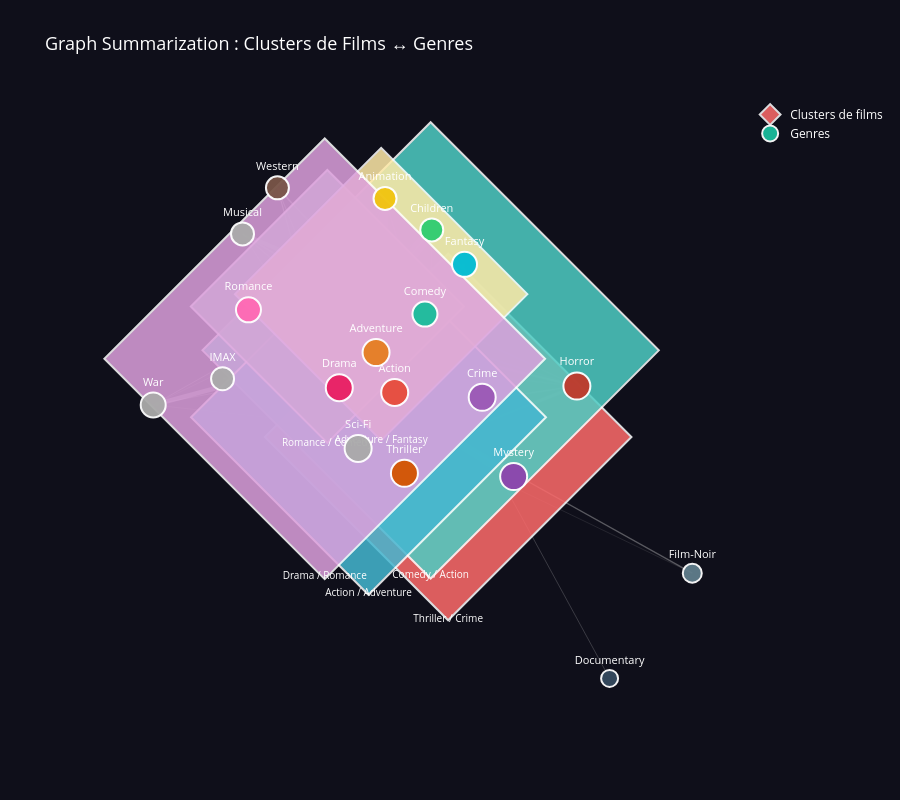

The notebook cell this image was saved under:
### Code cell
from sklearn.cluster import KMeans
from sklearn.preprocessing import MultiLabelBinarizer
import numpy as np

# ── 1. Encoder les genres de chaque film en vecteur binaire ───
mlb = MultiLabelBinarizer()
genre_matrix = mlb.fit_transform(
    df_sample['genres'].str.split('|')
)

# ── 2. KMeans pour regrouper les films similaires ──────────────
N_CLUSTERS = 6  # ajustez selon vos besoins
km = KMeans(n_clusters=N_CLUSTERS, random_state=42, n_init=10)
df_sample['cluster'] = km.fit_predict(genre_matrix)

# Nommer chaque cluster par ses genres dominants
def cluster_label(cluster_id):
    films_in_cluster = df_sample[df_sample['cluster'] == cluster_id]
    all_genres = films_in_cluster['genres'].str.split('|').explode()
    top_genres = all_genres.value_counts().head(2).index.tolist()
    return ' / '.join(top_genres)

cluster_names = {i: cluster_label(i) for i in range(N_CLUSTERS)}

# ── 3. Construction du graphe summarisé ───────────────────────
G_summary = nx.Graph()

# Ajouter les super-noeuds (clusters de films)
for cluster_id in range(N_CLUSTERS):
    films_in_cluster = df_sample[df_sample['cluster'] == cluster_id]
    avg_rating = round(films_in_cluster['mean_rating'].mean(), 2)
    
    G_summary.add_node(f"cluster_{cluster_id}",
                       type='cluster',
                       label=cluster_names[cluster_id],
                       size=len(films_in_cluster),
                       avg_rating=avg_rating,
                       films=films_in_cluster['title'].tolist())

# Ajouter les noeuds genres
for genre in genre_nodes:
    G_summary.add_node(genre, type='genre', title=genre)

# Ajouter les liens cluster → genre (avec poids = nb de films)
for cluster_id in range(N_CLUSTERS):
    films_in_cluster = df_sample[df_sample['cluster'] == cluster_id]
    genre_counts = (films_in_cluster['genres']
                    .str.split('|').explode()
                    .value_counts())
    
    for genre, count in genre_counts.items():
        if genre in G_summary.nodes:
            G_summary.add_edge(f"cluster_{cluster_id}", genre, weight=count)

# ── 4. Layout et visualisation ─────────────────────────────────
pos_summary = nx.spring_layout(G_summary, seed=42, k=1.2)

cluster_colors = ['#FF6B6B','#4ECDC4','#45B7D1','#96CEB4','#FFEAA7','#DDA0DD']

# Edges avec épaisseur proportionnelle au poids
edge_traces_summary = []
for u, v, data in G_summary.edges(data=True):
    x0, y0 = pos_summary[u]
    x1, y1 = pos_summary[v]
    edge_traces_summary.append(go.Scatter(
        x=[x0, x1, None], y=[y0, y1, None],
        mode='lines',
        line=dict(width=data['weight'] * 0.3, color='rgba(200,200,200,0.4)'),
        hoverinfo='none',
        showlegend=False
    ))

# Noeuds clusters (super-noeuds)
cluster_nodes_list = [n for n, d in G_summary.nodes(data=True) if d['type'] == 'cluster']
cx, cy, c_text, c_hover, c_sizes, c_colors = [], [], [], [], [], []

for i, node in enumerate(cluster_nodes_list):
    x, y = pos_summary[node]
    d = G_summary.nodes[node]
    cx.append(x)
    cy.append(y)
    c_text.append(d['label'])
    c_sizes.append(30 + d['size'] * 3)
    c_colors.append(cluster_colors[i % len(cluster_colors)])
    
    films_preview = '<br>'.join([f"• {f}" for f in d['films'][:5]])
    c_hover.append(
        f"<b>Cluster : {d['label']}</b><br>"
        f"Nombre de films : {d['size']}<br>"
        f"Rating moyen : {d['avg_rating']}<br><br>"
        f"Films (extrait) :<br>{films_preview}"
    )

cluster_trace_summary = go.Scatter(
    x=cx, y=cy,
    mode='markers+text',
    name='Clusters de films',
    text=c_text,
    textposition='bottom center',
    textfont=dict(size=10, color='white'),
    hovertext=c_hover,
    hoverinfo='text',
    marker=dict(size=c_sizes, color=c_colors, opacity=0.85,
                line=dict(width=2, color='white'),
                symbol='diamond')  # ← forme différente pour distinguer
)

# Noeuds genres (identiques à avant)
gx, gy, g_text, g_hover, g_colors_s = [], [], [], [], []
genre_nodes_summary = [n for n, d in G_summary.nodes(data=True) if d['type'] == 'genre']

for node in genre_nodes_summary:
    x, y = pos_summary[node]
    gx.append(x)
    gy.append(y)
    g_text.append(node)
    g_colors_s.append(genre_colors.get(node, '#aaaaaa'))
    g_hover.append(f"<b>Genre : {node}</b><br>Connexions : {G_summary.degree(node)}")

genre_trace_summary = go.Scatter(
    x=gx, y=gy,
    mode='markers+text',
    name='Genres',
    text=g_text,
    textposition='top center',
    textfont=dict(size=11, color='white'),
    hovertext=g_hover,
    hoverinfo='text',
    marker=dict(
        size=[15 + G_summary.degree(n) * 2 for n in genre_nodes_summary],
        color=g_colors_s, opacity=0.95,
        line=dict(width=2, color='white')
    )
)

# ── 5. Figure finale ───────────────────────────────────────────
fig_summary = go.Figure(
    data=edge_traces_summary + [cluster_trace_summary, genre_trace_summary],
    layout=go.Layout(
        title=dict(text='Graph Summarization : Clusters de Films ↔ Genres',
                   font=dict(size=18, color='white')),
        plot_bgcolor='#0f0f1a',
        paper_bgcolor='#0f0f1a',
        font=dict(color='white'),
        height=800,
        hovermode='closest',
        showlegend=True,
        xaxis=dict(showgrid=False, zeroline=False, showticklabels=False),
        yaxis=dict(showgrid=False, zeroline=False, showticklabels=False),
    )
)

fig_summary.show()

### Figure 1 — Plotly figure (JSON) as saved in the notebook; plotly's stock layout.template omitted (floating-point values rounded to 4 significant figures)
{"data": [{"hoverinfo": "none", "line": {"color": "rgba(200,200,200,0.4)", "width": 22.8}, "mode": "lines", "showlegend": false, "type": "scatter", "x": [0.1182, 0.02072, null], "y": [-0.217, -0.3348, null]}, {"hoverinfo": "none", "line": {"color": "rgba(200,200,200,0.4)", "width": 15.3}, "mode": "lines", "showlegend": false, "type": "scatter", "x": [0.1182, 0.1941, null], "y": [-0.217, -0.08827, null]}, {"hoverinfo": "none", "line": {"color": "rgba(200,200,200,0.4)", "width": 11.1}, "mode": "lines", "showlegend": false, "type": "scatter", "x": [0.1182, -0.0009184, null], "y": [-0.217, -0.07269, null]}, {"hoverinfo": "none", "line": {"color": "rgba(200,200,200,0.4)", "width": 10.2}, "mode": "lines", "showlegend": false, "type": "scatter", "x": [0.1182, -0.1245, null], "y": [-0.217, -0.05725, null]}, {"hoverinfo": "none", "line": {"color": "rgba(200,200,200,0.4)", "width": 9.9}, "mode": "lines", "showlegend": false, "type": "scatter", "x": [0.1182, 0.2642, null], "y": [-0.217, -0.3453, null]}, {"hoverinfo": "none", "line": {"color": "rgba(200,200,200,0.4)", "width": 3.3}, "mode": "lines", "showlegend": false, "type": "scatter", "x": [0.1182, 0.4052, null], "y": [-0.217, -0.05179, null]}, {"hoverinfo": "none", "line": {"color": "rgba(200,200,200,0.4)", "width": 2.7}, "mode": "lines", "showlegend": false, "type": "scatter", "x": [0.1182, -0.08242, null], "y": [-0.217, -0.2541, null]}, {"hoverinfo": "none", "line": {"color": "rgba(200,200,200,0.4)", "width": 2.4}, "mode": "lines", "showlegend": false, "type": "scatter", "x": [0.1182, 0.06648, null], "y": [-0.217, 0.1816, null]}, {"hoverinfo": "none", "line": {"color": "rgba(200,200,200,0.4)", "width": 1.2}, "mode": "lines", "showlegend": false, "type": "scatter", "x": [0.1182, 0.6624, null], "y": [-0.217, -0.6587, null]}, {"hoverinfo": "none", "line": {"color": "rgba(200,200,200,0.4)", "width": 0.6}, "mode": "lines", "showlegend": false, "type": "scatter", "x": [0.1182, -0.3269, null], "y": [-0.217, 0.1954, null]}, {"hoverinfo": "none", "line": {"color": "rgba(200,200,200,0.4)", "width": 0.6}, "mode": "lines", "showlegend": false, "type": "scatter", "x": [0.1182, -0.3847, null], "y": [-0.217, -0.02807, null]}, {"hoverinfo": "none", "line": {"color": "rgba(200,200,200,0.4)", "width": 0.6}, "mode": "lines", "showlegend": false, "type": "scatter", "x": [0.1182, -0.04251, null], "y": [-0.217, 0.05689, null]}, {"hoverinfo": "none", "line": {"color": "rgba(200,200,200,0.4)", "width": 0.3}, "mode": "lines", "showlegend": false, "type": "scatter", "x": [0.1182, 0.1547, null], "y": [-0.217, 0.3429, null]}, {"hoverinfo": "none", "line": {"color": "rgba(200,200,200,0.4)", "width": 0.3}, "mode": "lines", "showlegend": false, "type": "scatter", "x": [0.1182, -0.5393, null], "y": [-0.217, -0.1131, null]}, {"hoverinfo": "none", "line": {"color": "rgba(200,200,200,0.4)", "width": 31.2}, "mode": "lines", "showlegend": false, "type": "scatter", "x": [0.07916, 0.06648, null], "y": [0.06392, 0.1816, null]}, {"hoverinfo": "none", "line": {"color": "rgba(200,200,200,0.4)", "width": 6.6}, "mode": "lines", "showlegend": false, "type": "scatter", "x": [0.07916, -0.0009184, null], "y": [0.06392, -0.07269, null]}, {"hoverinfo": "none", "line": {"color": "rgba(200,200,200,0.4)", "width": 6.6}, "mode": "lines", "showlegend": false, "type": "scatter", "x": [0.07916, -0.1245, null], "y": [0.06392, -0.05725, null]}, {"hoverinfo": "none", "line": {"color": "rgba(200,200,200,0.4)", "width": 6.3}, "mode": "lines", "showlegend": false, "type": "scatter", "x": [0.07916, 0.1941, null], "y": [0.06392, -0.08827, null]}, {"hoverinfo": "none", "line": {"color": "rgba(200,200,200,0.4)", "width": 4.8}, "mode": "lines", "showlegend": false, "type": "scatter", "x": [0.07916, -0.04251, null], "y": [0.06392, 0.05689, null]}, {"hoverinfo": "none", "line": {"color": "rgba(200,200,200,0.4)", "width": 4.8}, "mode": "lines", "showlegend": false, "type": "scatter", "x": [0.07916, -0.08242, null], "y": [0.06392, -0.2541, null]}, {"hoverinfo": "none", "line": {"color": "rgba(200,200,200,0.4)", "width": 2.4}, "mode": "lines", "showlegend": false, "type": "scatter", "x": [0.07916, 0.4052, null], "y": [0.06392, -0.05179, null]}, {"hoverinfo": "none", "line": {"color": "rgba(200,200,200,0.4)", "width": 2.1}, "mode": "lines", "showlegend": false, "type": "scatter", "x": [0.07916, 0.1547, null], "y": [0.06392, 0.3429, null]}, {"hoverinfo": "none", "line": {"color": "rgba(200,200,200,0.4)", "width": 1.5}, "mode": "lines", "showlegend": false, "type": "scatter", "x": [0.07916, 0.08163, null], "y": [0.06392, 0.4545, null]}, {"hoverinfo": "none", "line": {"color": "rgba(200,200,200,0.4)", "width": 1.5}, "mode": "lines", "showlegend": false, "type": "scatter", "x": [0.07916, -0.2624, null], "y": [0.06392, 0.5912, null]}, {"hoverinfo": "none", "line": {"color": "rgba(200,200,200,0.4)", "width": 1.5}, "mode": "lines", "showlegend": false, "type": "scatter", "x": [0.07916, -0.3402, null], "y": [0.06392, 0.4418, null]}, {"hoverinfo": "none", "line": {"color": "rgba(200,200,200,0.4)", "width": 1.2}, "mode": "lines", "showlegend": false, "type": "scatter", "x": [0.07916, -0.02248, null], "y": [0.06392, 0.5567, null]}, {"hoverinfo": "none", "line": {"color": "rgba(200,200,200,0.4)", "width": 0.6}, "mode": "lines", "showlegend": false, "type": "scatter", "x": [0.07916, -0.5393, null], "y": [0.06392, -0.1131, null]}, {"hoverinfo": "none", "line": {"color": "rgba(200,200,200,0.4)", "width": 0.6}, "mode": "lines", "showlegend": false, "type": "scatter", "x": [0.07916, 0.4781, null], "y": [0.06392, -1, null]}, {"hoverinfo": "none", "line": {"color": "rgba(200,200,200,0.4)", "width": 0.6}, "mode": "lines", "showlegend": false, "type": "scatter", "x": [0.07916, 0.02072, null], "y": [0.06392, -0.3348, null]}, {"hoverinfo": "none", "line": {"color": "rgba(200,200,200,0.4)", "width": 0.3}, "mode": "lines", "showlegend": false, "type": "scatter", "x": [0.07916, 0.2642, null], "y": [0.06392, -0.3453, null]}, {"hoverinfo": "none", "line": {"color": "rgba(200,200,200,0.4)", "width": 23.7}, "mode": "lines", "showlegend": false, "type": "scatter", "x": [-0.05935, -0.0009184, null], "y": [-0.1531, -0.07269, null]}, {"hoverinfo": "none", "line": {"color": "rgba(200,200,200,0.4)", "width": 18.6}, "mode": "lines", "showlegend": false, "type": "scatter", "x": [-0.05935, -0.04251, null], "y": [-0.1531, 0.05689, null]}, {"hoverinfo": "none", "line": {"color": "rgba(200,200,200,0.4)", "width": 18}, "mode": "lines", "showlegend": false, "type": "scatter", "x": [-0.05935, -0.08242, null], "y": [-0.1531, -0.2541, null]}, {"hoverinfo": "none", "line": {"color": "rgba(200,200,200,0.4)", "width": 13.5}, "mode": "lines", "showlegend": false, "type": "scatter", "x": [-0.05935, 0.02072, null], "y": [-0.1531, -0.3348, null]}, {"hoverinfo": "none", "line": {"color": "rgba(200,200,200,0.4)", "width": 3.9}, "mode": "lines", "showlegend": false, "type": "scatter", "x": [-0.05935, -0.3847, null], "y": [-0.1531, -0.02807, null]}, {"hoverinfo": "none", "line": {"color": "rgba(200,200,200,0.4)", "width": 1.5}, "mode": "lines", "showlegend": false, "type": "scatter", "x": [-0.05935, 0.4052, null], "y": [-0.1531, -0.05179, null]}, {"hoverinfo": "none", "line": {"color": "rgba(200,200,200,0.4)", "width": 1.5}, "mode": "lines", "showlegend": false, "type": "scatter", "x": [-0.05935, -0.1245, null], "y": [-0.1531, -0.05725, null]}, {"hoverinfo": "none", "line": {"color": "rgba(200,200,200,0.4)", "width": 1.2}, "mode": "lines", "showlegend": false, "type": "scatter", "x": [-0.05935, -0.3269, null], "y": [-0.1531, 0.1954, null]}, {"hoverinfo": "none", "line": {"color": "rgba(200,200,200,0.4)", "width": 0.9}, "mode": "lines", "showlegend": false, "type": "scatter", "x": [-0.05935, 0.06648, null], "y": [-0.1531, 0.1816, null]}, {"hoverinfo": "none", "line": {"color": "rgba(200,200,200,0.4)", "width": 0.9}, "mode": "lines", "showlegend": false, "type": "scatter", "x": [-0.05935, 0.2642, null], "y": [-0.1531, -0.3453, null]}, {"hoverinfo": "none", "line": {"color": "rgba(200,200,200,0.4)", "width": 0.6}, "mode": "lines", "showlegend": false, "type": "scatter", "x": [-0.05935, 0.1941, null], "y": [-0.1531, -0.08827, null]}, {"hoverinfo": "none", "line": {"color": "rgba(200,200,200,0.4)", "width": 0.6}, "mode": "lines", "showlegend": false, "type": "scatter", "x": [-0.05935, -0.2624, null], "y": [-0.1531, 0.5912, null]}, {"hoverinfo": "none", "line": {"color": "rgba(200,200,200,0.4)", "width": 0.3}, "mode": "lines", "showlegend": false, "type": "scatter", "x": [-0.05935, 0.6624, null], "y": [-0.1531, -0.6587, null]}, {"hoverinfo": "none", "line": {"color": "rgba(200,200,200,0.4)", "width": 18}, "mode": "lines", "showlegend": false, "type": "scatter", "x": [-0.1511, -0.3269, null], "y": [0.2065, 0.1954, null]}, {"hoverinfo": "none", "line": {"color": "rgba(200,200,200,0.4)", "width": 16.8}, "mode": "lines", "showlegend": false, "type": "scatter", "x": [-0.1511, 0.06648, null], "y": [0.2065, 0.1816, null]}, {"hoverinfo": "none", "line": {"color": "rgba(200,200,200,0.4)", "width": 5.7}, "mode": "lines", "showlegend": false, "type": "scatter", "x": [-0.1511, -0.1245, null], "y": [0.2065, -0.05725, null]}, {"hoverinfo": "none", "line": {"color": "rgba(200,200,200,0.4)", "width": 2.1}, "mode": "lines", "showlegend": false, "type": "scatter", "x": [-0.1511, 0.1547, null], "y": [0.2065, 0.3429, null]}, {"hoverinfo": "none", "line": {"color": "rgba(200,200,200,0.4)", "width": 1.8}, "mode": "lines", "showlegend": false, "type": "scatter", "x": [-0.1511, -0.0009184, null], "y": [0.2065, -0.07269, null]}, {"hoverinfo": "none", "line": {"color": "rgba(200,200,200,0.4)", "width": 1.2}, "mode": "lines", "showlegend": false, "type": "scatter", "x": [-0.1511, -0.3402, null], "y": [0.2065, 0.4418, null]}, {"hoverinfo": "none", "line": {"color": "rgba(200,200,200,0.4)", "width": 0.9}, "mode": "lines", "showlegend": false, "type": "scatter", "x": [-0.1511, -0.04251, null], "y": [0.2065, 0.05689, null]}, {"hoverinfo": "none", "line": {"color": "rgba(200,200,200,0.4)", "width": 0.6}, "mode": "lines", "showlegend": false, "type": "scatter", "x": [-0.1511, -0.5393, null], "y": [0.2065, -0.1131, null]}, {"hoverinfo": "none", "line": {"color": "rgba(200,200,200,0.4)", "width": 0.6}, "mode": "lines", "showlegend": false, "type": "scatter", "x": [-0.1511, -0.02248, null], "y": [0.2065, 0.5567, null]}, {"hoverinfo": "none", "line": {"color": "rgba(200,200,200,0.4)", "width": 0.6}, "mode": "lines", "showlegend": false, "type": "scatter", "x": [-0.1511, 0.08163, null], "y": [0.2065, 0.4545, null]}, {"hoverinfo": "none", "line": {"color": "rgba(200,200,200,0.4)", "width": 0.3}, "mode": "lines", "showlegend": false, "type": "scatter", "x": [-0.1511, 0.02072, null], "y": [0.2065, -0.3348, null]}, {"hoverinfo": "none", "line": {"color": "rgba(200,200,200,0.4)", "width": 0.3}, "mode": "lines", "showlegend": false, "type": "scatter", "x": [-0.1511, -0.08242, null], "y": [0.2065, -0.2541, null]}, {"hoverinfo": "none", "line": {"color": "rgba(200,200,200,0.4)", "width": 0.3}, "mode": "lines", "showlegend": false, "type": "scatter", "x": [-0.1511, -0.2624, null], "y": [0.2065, 0.5912, null]}, {"hoverinfo": "none", "line": {"color": "rgba(200,200,200,0.4)", "width": 0.3}, "mode": "lines", "showlegend": false, "type": "scatter", "x": [-0.1511, 0.4052, null], "y": [0.2065, -0.05179, null]}, {"hoverinfo": "none", "line": {"color": "rgba(200,200,200,0.4)", "width": 0.3}, "mode": "lines", "showlegend": false, "type": "scatter", "x": [-0.1511, 0.2642, null], "y": [0.2065, -0.3453, null]}, {"hoverinfo": "none", "line": {"color": "rgba(200,200,200,0.4)", "width": 0.3}, "mode": "lines", "showlegend": false, "type": "scatter", "x": [-0.1511, 0.1941, null], "y": [0.2065, -0.08827, null]}, {"hoverinfo": "none", "line": {"color": "rgba(200,200,200,0.4)", "width": 15.9}, "mode": "lines", "showlegend": false, "type": "scatter", "x": [-0.0311, -0.04251, null], "y": [0.2463, 0.05689, null]}, {"hoverinfo": "none", "line": {"color": "rgba(200,200,200,0.4)", "width": 15.6}, "mode": "lines", "showlegend": false, "type": "scatter", "x": [-0.0311, 0.1547, null], "y": [0.2463, 0.3429, null]}, {"hoverinfo": "none", "line": {"color": "rgba(200,200,200,0.4)", "width": 11.1}, "mode": "lines", "showlegend": false, "type": "scatter", "x": [-0.0311, 0.08163, null], "y": [0.2463, 0.4545, null]}, {"hoverinfo": "none", "line": {"color": "rgba(200,200,200,0.4)", "width": 9.3}, "mode": "lines", "showlegend": false, "type": "scatter", "x": [-0.0311, 0.06648, null], "y": [0.2463, 0.1816, null]}, {"hoverinfo": "none", "line": {"color": "rgba(200,200,200,0.4)", "width": 8.1}, "mode": "lines", "showlegend": false, "type": "scatter", "x": [-0.0311, -0.02248, null], "y": [0.2463, 0.5567, null]}, {"hoverinfo": "none", "line": {"color": "rgba(200,200,200,0.4)", "width": 5.7}, "mode": "lines", "showlegend": false, "type": "scatter", "x": [-0.0311, -0.0009184, null], "y": [0.2463, -0.07269, null]}, {"hoverinfo": "none", "line": {"color": "rgba(200,200,200,0.4)", "width": 3.9}, "mode": "lines", "showlegend": false, "type": "scatter", "x": [-0.0311, -0.3402, null], "y": [0.2463, 0.4418, null]}, {"hoverinfo": "none", "line": {"color": "rgba(200,200,200,0.4)", "width": 3.9}, "mode": "lines", "showlegend": false, "type": "scatter", "x": [-0.0311, -0.3847, null], "y": [0.2463, -0.02807, null]}, {"hoverinfo": "none", "line": {"color": "rgba(200,200,200,0.4)", "width": 2.1}, "mode": "lines", "showlegend": false, "type": "scatter", "x": [-0.0311, -0.1245, null], "y": [0.2463, -0.05725, null]}, {"hoverinfo": "none", "line": {"color": "rgba(200,200,200,0.4)", "width": 1.8}, "mode": "lines", "showlegend": false, "type": "scatter", "x": [-0.0311, -0.3269, null], "y": [0.2463, 0.1954, null]}, {"hoverinfo": "none", "line": {"color": "rgba(200,200,200,0.4)", "width": 1.2}, "mode": "lines", "showlegend": false, "type": "scatter", "x": [-0.0311, -0.08242, null], "y": [0.2463, -0.2541, null]}, {"hoverinfo": "none", "line": {"color": "rgba(200,200,200,0.4)", "width": 0.9}, "mode": "lines", "showlegend": false, "type": "scatter", "x": [-0.0311, 0.2642, null], "y": [0.2463, -0.3453, null]}, {"hoverinfo": "none", "line": {"color": "rgba(200,200,200,0.4)", "width": 0.6}, "mode": "lines", "showlegend": false, "type": "scatter", "x": [-0.0311, 0.4052, null], "y": [0.2463, -0.05179, null]}, {"hoverinfo": "none", "line": {"color": "rgba(200,200,200,0.4)", "width": 0.6}, "mode": "lines", "showlegend": false, "type": "scatter", "x": [-0.0311, 0.02072, null], "y": [0.2463, -0.3348, null]}, {"hoverinfo": "none", "line": {"color": "rgba(200,200,200,0.4)", "width": 0.3}, "mode": "lines", "showlegend": false, "type": "scatter", "x": [-0.0311, 0.1941, null], "y": [0.2463, -0.08827, null]}, {"hoverinfo": "none", "line": {"color": "rgba(200,200,200,0.4)", "width": 0.3}, "mode": "lines", "showlegend": false, "type": "scatter", "x": [-0.0311, -0.5393, null], "y": [0.2463, -0.1131, null]}, {"hoverinfo": "none", "line": {"color": "rgba(200,200,200,0.4)", "width": 30.9}, "mode": "lines", "showlegend": false, "type": "scatter", "x": [-0.1569, -0.1245, null], "y": [0.03651, -0.05725, null]}, {"hoverinfo": "none", "line": {"color": "rgba(200,200,200,0.4)", "width": 6.6}, "mode": "lines", "showlegend": false, "type": "scatter", "x": [-0.1569, -0.3269, null], "y": [0.03651, 0.1954, null]}, {"hoverinfo": "none", "line": {"color": "rgba(200,200,200,0.4)", "width": 6}, "mode": "lines", "showlegend": false, "type": "scatter", "x": [-0.1569, 0.1941, null], "y": [0.03651, -0.08827, null]}, {"hoverinfo": "none", "line": {"color": "rgba(200,200,200,0.4)", "width": 5.4}, "mode": "lines", "showlegend": false, "type": "scatter", "x": [-0.1569, -0.0009184, null], "y": [0.03651, -0.07269, null]}, {"hoverinfo": "none", "line": {"color": "rgba(200,200,200,0.4)", "width": 4.5}, "mode": "lines", "showlegend": false, "type": "scatter", "x": [-0.1569, -0.5393, null], "y": [0.03651, -0.1131, null]}, {"hoverinfo": "none", "line": {"color": "rgba(200,200,200,0.4)", "width": 3.6}, "mode": "lines", "showlegend": false, "type": "scatter", "x": [-0.1569, -0.04251, null], "y": [0.03651, 0.05689, null]}, {"hoverinfo": "none", "line": {"color": "rgba(200,200,200,0.4)", "width": 3.6}, "mode": "lines", "showlegend": false, "type": "scatter", "x": [-0.1569, -0.08242, null], "y": [0.03651, -0.2541, null]}, {"hoverinfo": "none", "line": {"color": "rgba(200,200,200,0.4)", "width": 2.1}, "mode": "lines", "showlegend": false, "type": "scatter", "x": [-0.1569, 0.08163, null], "y": [0.03651, 0.4545, null]}, {"hoverinfo": "none", "line": {"color": "rgba(200,200,200,0.4)", "width": 2.1}, "mode": "lines", "showlegend": false, "type": "scatter", "x": [-0.1569, 0.02072, null], "y": [0.03651, -0.3348, null]}, {"hoverinfo": "none", "line": {"color": "rgba(200,200,200,0.4)", "width": 1.5}, "mode": "lines", "showlegend": false, "type": "scatter", "x": [-0.1569, 0.1547, null], "y": [0.03651, 0.3429, null]}, {"hoverinfo": "none", "line": {"color": "rgba(200,200,200,0.4)", "width": 1.2}, "mode": "lines", "showlegend": false, "type": "scatter", "x": [-0.1569, -0.2624, null], "y": [0.03651, 0.5912, null]}, {"hoverinfo": "none", "line": {"color": "rgba(200,200,200,0.4)", "width": 0.9}, "mode": "lines", "showlegend": false, "type": "scatter", "x": [-0.1569, 0.2642, null], "y": [0.03651, -0.3453, null]}, {"hoverinfo": "none", "line": {"color": "rgba(200,200,200,0.4)", "width": 0.9}, "mode": "lines", "showlegend": false, "type": "scatter", "x": [-0.1569, -0.02248, null], "y": [0.03651, 0.5567, null]}, {"hoverinfo": "none", "line": {"color": "rgba(200,200,200,0.4)", "width": 0.9}, "mode": "lines", "showlegend": false, "type": "scatter", "x": [-0.1569, -0.3402, null], "y": [0.03651, 0.4418, null]}, {"hoverinfo": "none", "line": {"color": "rgba(200,200,200,0.4)", "width": 0.6}, "mode": "lines", "showlegend": false, "type": "scatter", "x": [-0.1569, -0.3847, null], "y": [0.03651, -0.02807, null]}, {"hoverinfo": "none", "line": {"color": "rgba(200,200,200,0.4)", "width": 0.6}, "mode": "lines", "showlegend": false, "type": "scatter", "x": [-0.1569, 0.4052, null], "y": [0.03651, -0.05179, null]}, {"hoverinfo": "text", "hovertext": ["<b>Cluster : Thriller / Crime</b><br>Nombre de films : 84<br>Rating moyen : 3.72<br><br>Films (extrait) :<br>• Pulp Fiction (1994)<br>• Silence of the Lambs, The (1991)<br>• Fight Club (1999)<br>• Usual Suspects, The (1995)<br>• Seven (a.k.a. Se7en) (1995)", "<b>Cluster : Comedy / Action</b><br>Nombre de films : 107<br>Rating moyen : 3.51<br><br>Films (extrait) :<br>• Back to the Future (1985)<br>• Men in Black (a.k.a. MIB) (1997)<br>• Ace Ventura: Pet Detective (1994)<br>• Mask, The (1994)<br>• Alien (1979)", "<b>Cluster : Action / Adventure</b><br>Nombre de films : 81<br>Rating moyen : 3.58<br><br>Films (extrait) :<br>• Matrix, The (1999)<br>• Star Wars: Episode IV - A New Hope (1977)<br>• Jurassic Park (1993)<br>• Terminator 2: Judgment Day (1991)<br>• Star Wars: Episode V - The Empire Strikes Back (1980)", "<b>Cluster : Romance / Comedy</b><br>Nombre de films : 60<br>Rating moyen : 3.53<br><br>Films (extrait) :<br>• Forrest Gump (1994)<br>• Groundhog Day (1993)<br>• Pretty Woman (1990)<br>• Amelie (Fabuleux destin d'Amélie Poulain, Le) (2001)<br>• Ghost (1990)", "<b>Cluster : Adventure / Fantasy</b><br>Nombre de films : 65<br>Rating moyen : 3.66<br><br>Films (extrait) :<br>• Toy Story (1995)<br>• Lord of the Rings: The Fellowship of the Ring, The (2001)<br>• Lord of the Rings: The Two Towers, The (2002)<br>• Lord of the Rings: The Return of the King, The (2003)<br>• Aladdin (1992)", "<b>Cluster : Drama / Romance</b><br>Nombre de films : 103<br>Rating moyen : 3.83<br><br>Films (extrait) :<br>• Shawshank Redemption, The (1994)<br>• Braveheart (1995)<br>• Schindler's List (1993)<br>• American Beauty (1999)<br>• Apollo 13 (1995)"], "marker": {"color": ["#FF6B6B", "#4ECDC4", "#45B7D1", "#96CEB4", "#FFEAA7", "#DDA0DD"], "line": {"color": "white", "width": 2}, "opacity": 0.85, "size": [282, 351, 273, 210, 225, 339], "symbol": "diamond"}, "mode": "markers+text", "name": "Clusters de films", "text": ["Thriller / Crime", "Comedy / Action", "Action / Adventure", "Romance / Comedy", "Adventure / Fantasy", "Drama / Romance"], "textfont": {"color": "white", "size": 10}, "textposition": "bottom center", "type": "scatter", "x": [0.1182, 0.07916, -0.05935, -0.1511, -0.0311, -0.1569], "y": [-0.217, 0.06392, -0.1531, 0.2065, 0.2463, 0.03651]}, {"hoverinfo": "text", "hovertext": ["<b>Genre : Comedy</b><br>Connexions : 5", "<b>Genre : Drama</b><br>Connexions : 6", "<b>Genre : Romance</b><br>Connexions : 5", "<b>Genre : War</b><br>Connexions : 5", "<b>Genre : Crime</b><br>Connexions : 6", "<b>Genre : Thriller</b><br>Connexions : 6", "<b>Genre : Horror</b><br>Connexions : 6", "<b>Genre : Action</b><br>Connexions : 6", "<b>Genre : Sci-Fi</b><br>Connexions : 6", "<b>Genre : Adventure</b><br>Connexions : 6", "<b>Genre : Animation</b><br>Connexions : 4", "<b>Genre : Children</b><br>Connexions : 4", "<b>Genre : Fantasy</b><br>Connexions : 5", "<b>Genre : Mystery</b><br>Connexions : 6", "<b>Genre : IMAX</b><br>Connexions : 4", "<b>Genre : Musical</b><br>Connexions : 4", "<b>Genre : Western</b><br>Connexions : 4", "<b>Genre : Film-Noir</b><br>Connexions : 2", "<b>Genre : Documentary</b><br>Connexions : 1"], "marker": {"color": ["#1abc9c", "#e91e63", "#ff69b4", "#aaaaaa", "#9b59b6", "#d35400", "#c0392b", "#e74c3c", "#aaaaaa", "#e67e22", "#f1c40f", "#2ecc71", "#00bcd4", "#8e44ad", "#aaaaaa", "#aaaaaa", "#795548", "#607d8b", "#34495e"], "line": {"color": "white", "width": 2}, "opacity": 0.95, "size": [25, 27, 25, 25, 27, 27, 27, 27, 27, 27, 23, 23, 25, 27, 23, 23, 23, 19, 17]}, "mode": "markers+text", "name": "Genres", "text": ["Comedy", "Drama", "Romance", "War", "Crime", "Thriller", "Horror", "Action", "Sci-Fi", "Adventure", "Animation", "Children", "Fantasy", "Mystery", "IMAX", "Musical", "Western", "Film-Noir", "Documentary"], "textfont": {"color": "white", "size": 11}, "textposition": "top center", "type": "scatter", "x": [0.06648, -0.1245, -0.3269, -0.5393, 0.1941, 0.02072, 0.4052, -0.0009184, -0.08242, -0.04251, -0.02248, 0.08163, 0.1547, 0.2642, -0.3847, -0.3402, -0.2624, 0.6624, 0.4781], "y": [0.1816, -0.05725, 0.1954, -0.1131, -0.08827, -0.3348, -0.05179, -0.07269, -0.2541, 0.05689, 0.5567, 0.4545, 0.3429, -0.3453, -0.02807, 0.4418, 0.5912, -0.6587, -1]}], "layout": {"font": {"color": "white"}, "height": 800, "hovermode": "closest", "paper_bgcolor": "#0f0f1a", "plot_bgcolor": "#0f0f1a", "showlegend": true, "title": {"font": {"color": "white", "size": 18}, "text": "Graph Summarization : Clusters de Films ↔ Genres"}, "xaxis": {"showgrid": false, "showticklabels": false, "zeroline": false}, "yaxis": {"showgrid": false, "showticklabels": false, "zeroline": false}}}
